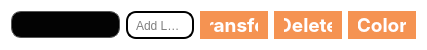
         <widget class="QFrame" name="frame_7">
          <property name="minimumSize">
           <size>
            <width>0</width>
            <height>50</height>
           </size>
          </property>
          <property name="maximumSize">
           <size>
            <width>1000</width>
            <height>50</height>
           </size>
          </property>
          <property name="styleSheet">
           <string notr="true">QFrame{
background-color:white;
border-radius:20px;
}</string>
          </property>
          <property name="frameShape">
           <enum>QFrame::StyledPanel</enum>
          </property>
          <property name="frameShadow">
           <enum>QFrame::Raised</enum>
          </property>
          <layout class="QGridLayout" name="gridLayout_5" columnstretch="1,1,1,1,1">
           <property name="horizontalSpacing">
            <number>6</number>
           </property>
           <property name="verticalSpacing">
            <number>0</number>
           </property>
           <item row="0" column="0">
            <widget class="QComboBox" name="channelsGraph1">
             <property name="maximumSize">
              <size>
               <width>250</width>
               <height>16777215</height>
              </size>
             </property>
             <property name="styleSheet">
              <string notr="true">QComboBox {
    border: 1px solid #565656; /* Border color for the combobox */
    border-radius: 10px;
    padding: 2px 18px 2px 8px; /* Adjust padding as needed */
    background-color: rgb(3, 3, 3); /* Background color of the combobox */
    color: #FFFFFF; /* Text color */
    selection-background-color: #2A2A2A; /* Background color when an item is selected */
	font-family: &quot;Overpass&quot;, sans-serif; /* Set the desired font-family */
	font-weight:bold;
	font-size:16px;
}

QComboBox:hover {
    border: 1px solid rgb(127, 127, 127); /* Border color on hover */
}

QComboBox::drop-down {
    border: none;
}

QComboBox::down-arrow {
	
	image: url(NewIcons/arrow-drop-down.png);
    width: 30px;
    height: 30px;
	margin-right: 15px; /* Adjust the margin-right to move the arrow to the left */
}

QComboBox::down-arrow:hover {
	
	image: url(NewIcons/arrow-drop-down.png);
}

QComboBox::indicator {
    width: 0;
    border: none;
    margin-right: 6px; /* Adjust as needed */
}

QComboBox::item {
    padding: 8px;
    background-color: #363636; /* Background color of each item */
}

QComboBox::item:selected {
    background-color: rgb(42, 42, 42); /* Background color of the selected item */
}

QComboBox::item:hover {
    background-color: #2A2A2A; /* Background color on item hover */
}

</string>
             </property>
            </widget>
           </item>
           <item row="0" column="1">
            <widget class="QLineEdit" name="addLabelGraph1">
             <property name="maximumSize">
              <size>
               <width>250</width>
               <height>16777215</height>
              </size>
             </property>
             <property name="styleSheet">
              <string notr="true">QLineEdit {
    border: 2px solid black; /* Border color for the line edit */
    border-radius: 10px;
    padding: 6px;
    background-color: white; /* Background color of the line edit */
    color: rgb(0, 0, 0); /* Text color */
    selection-background-color: #f59352; /* Background color when text is selected */
}

QLineEdit:hover {
    border: 1px solid #7F7F7F; /* Border color on hover */
}

QLineEdit:focus {
    border: 2px solid#f59352;; /* Border color when line edit is focused */
}

QLineEdit::placeholder {
    color: rgb(94, 94, 94); /* Placeholder text color */
}

QLineEdit::hover:placeholder {
    color: rgb(0, 0, 0); /* Placeholder text color on hover */
}</string>
             </property>
             <property name="alignment">
              <set>Qt::AlignLeading|Qt::AlignLeft|Qt::AlignVCenter</set>
             </property>
             <property name="placeholderText">
              <string>Add Label</string>
             </property>
            </widget>
           </item>
           <item row="0" column="2">
            <widget class="QPushButton" name="transferButtonGraph1_2">
             <property name="sizePolicy">
              <sizepolicy hsizetype="Maximum" vsizetype="Fixed">
               <horstretch>0</horstretch>
               <verstretch>0</verstretch>
              </sizepolicy>
             </property>
             <property name="maximumSize">
              <size>
               <width>130</width>
               <height>16777215</height>
              </size>
             </property>
             <property name="font">
              <font>
               <family>-apple-system</family>
               <pointsize>14</pointsize>
               <bold>true</bold>
              </font>
             </property>
             <property name="styleSheet">
              <string notr="true">QPushButton{
background-color: #f59352;
border-radius: 15px;
color: #fff;
cursor: pointer;
font-family: -apple-system,system-ui,&quot;Segoe UI&quot;,Roboto,&quot;Helvetica Neue&quot;,Ubuntu,sans-serif;
font-size: 100%;
height: 30px;
line-height: 1.15;
outline: none;
padding: 3 10px;
text-align: center;
width: 30px; /* Reduced width to 200 pixels */
}
QPushButton:hover{
background-color: rgb(227, 134, 76);
}
QPushButton:pressed{
background-color: rgb(175, 103, 58);
}</string>
             </property>
             <property name="text">
              <string>Transfer</string>
             </property>
             <property name="icon">
              <iconset>
               <normaloff>NewIcons/transfer-vertical-svgrepo-com.png</normaloff>NewIcons/transfer-vertical-svgrepo-com.png</iconset>
             </property>
             <property name="iconSize">
              <size>
               <width>25</width>
               <height>25</height>
              </size>
             </property>
             <property name="checkable">
              <bool>false</bool>
             </property>
             <property name="autoDefault">
              <bool>false</bool>
             </property>
             <property name="flat">
              <bool>true</bool>
             </property>
            </widget>
           </item>
           <item row="0" column="3">
            <widget class="QPushButton" name="deleteButtonGraph1">
             <property name="sizePolicy">
              <sizepolicy hsizetype="Maximum" vsizetype="Fixed">
               <horstretch>0</horstretch>
               <verstretch>0</verstretch>
              </sizepolicy>
             </property>
             <property name="maximumSize">
              <size>
               <width>110</width>
               <height>16777215</height>
              </size>
             </property>
             <property name="font">
              <font>
               <family>-apple-system</family>
               <pointsize>14</pointsize>
               <bold>true</bold>
              </font>
             </property>
             <property name="styleSheet">
              <string notr="true">QPushButton{
background-color: #f59352;
border-radius: 15px;
color: #fff;
cursor: pointer;
font-family: -apple-system,system-ui,&quot;Segoe UI&quot;,Roboto,&quot;Helvetica Neue&quot;,Ubuntu,sans-serif;
font-size: 100%;
height: 30px;
line-height: 1.15;
outline: none;
padding: 3 10px;
text-align: center;
width: 30px; /* Reduced width to 200 pixels */
}
QPushButton:hover{
background-color: rgb(227, 134, 76);
}
QPushButton:pressed{
background-color: rgb(175, 103, 58);
}</string>
             </property>
             <property name="text">
              <string>Delete</string>
             </property>
             <property name="icon">
              <iconset>
               <normaloff>Icons/delete-svgrepo-com.svg</normaloff>Icons/delete-svgrepo-com.svg</iconset>
             </property>
             <property name="iconSize">
              <size>
               <width>25</width>
               <height>25</height>
              </size>
             </property>
             <property name="checkable">
              <bool>false</bool>
             </property>
             <property name="autoDefault">
              <bool>false</bool>
             </property>
             <property name="flat">
              <bool>true</bool>
             </property>
            </widget>
           </item>
           <item row="0" column="4">
            <widget class="QPushButton" name="colorButtonGraph1">
             <property name="sizePolicy">
              <sizepolicy hsizetype="Maximum" vsizetype="Fixed">
               <horstretch>0</horstretch>
               <verstretch>0</verstretch>
              </sizepolicy>
             </property>
             <property name="maximumSize">
              <size>
               <width>110</width>
               <height>16777215</height>
              </size>
             </property>
             <property name="font">
              <font>
               <family>-apple-system</family>
               <pointsize>14</pointsize>
               <bold>true</bold>
              </font>
             </property>
             <property name="styleSheet">
              <string notr="true">QPushButton{
background-color: #f59352;
border-radius: 15px;
color: #fff;
cursor: pointer;
font-family: -apple-system,system-ui,&quot;Segoe UI&quot;,Roboto,&quot;Helvetica Neue&quot;,Ubuntu,sans-serif;
font-size: 100%;
height: 30px;
line-height: 1.15;
outline: none;
padding: 3 10px;
text-align: center;
width: 30px; /* Reduced width to 200 pixels */
}
QPushButton:hover{
background-color: rgb(227, 134, 76);
}
QPushButton:pressed{
background-color: rgb(175, 103, 58);
}</string>
             </property>
             <property name="text">
              <string>Color</string>
             </property>
             <property name="icon">
              <iconset>
               <normaloff>Icons/color-palette-svgrepo-com.svg</normaloff>Icons/color-palette-svgrepo-com.svg</iconset>
             </property>
             <property name="iconSize">
              <size>
               <width>25</width>
               <height>25</height>
              </size>
             </property>
             <property name="checkable">
              <bool>false</bool>
             </property>
             <property name="autoDefault">
              <bool>false</bool>
             </property>
             <property name="flat">
              <bool>true</bool>
             </property>
            </widget>
           </item>
          </layout>
         </widget>
